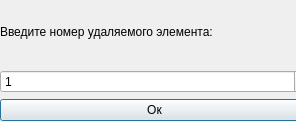
<?xml version="1.0" encoding="UTF-8"?>
<ui version="4.0">
 <class>deletewindow</class>
 <widget class="QDialog" name="deletewindow">
  <property name="geometry">
   <rect>
    <x>0</x>
    <y>0</y>
    <width>296</width>
    <height>122</height>
   </rect>
  </property>
  <property name="windowTitle">
   <string>Dialog</string>
  </property>
  <widget class="QWidget" name="gridLayoutWidget">
   <property name="geometry">
    <rect>
     <x>0</x>
     <y>0</y>
     <width>309</width>
     <height>121</height>
    </rect>
   </property>
   <layout class="QGridLayout" name="gridLayout">
    <item row="0" column="0">
     <widget class="QLabel" name="label">
      <property name="text">
       <string>Введите номер удаляемого элемента:</string>
      </property>
     </widget>
    </item>
    <item row="1" column="0">
     <widget class="QSpinBox" name="spinBox">
      <property name="minimum">
       <number>1</number>
      </property>
     </widget>
    </item>
    <item row="2" column="0">
     <widget class="QPushButton" name="pushButton">
      <property name="text">
       <string>Ок</string>
      </property>
     </widget>
    </item>
   </layout>
  </widget>
 </widget>
 <resources/>
 <connections/>
</ui>
